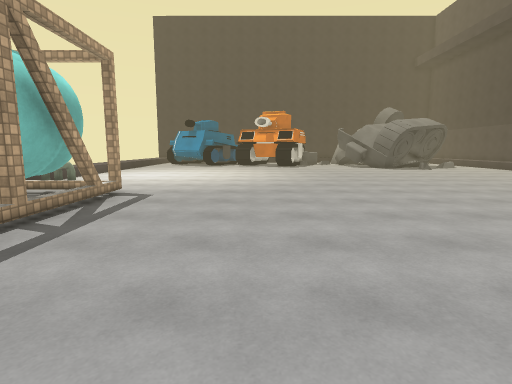
[1] (above)

24 first-person views from a walk through a 3-D level made in the Unity game engine. The camera is 1.5 m above the floor, tilts 8° down and sees 80° across. The floor is counted in squares, 1 m on a side. Each view is taken from the middle of a square. On the plan, view 1 faces up. The plan holds only what a view shows up to about 15 squares ahead; the rest is blank. The place goes on beyond the plan. The player character is not drawn. Surface patterns are stand-ins for the level's own textures.

[2]
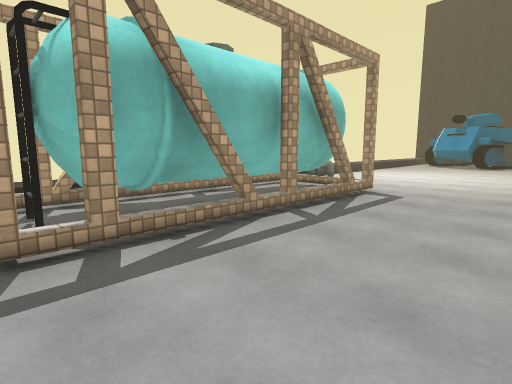

[3]
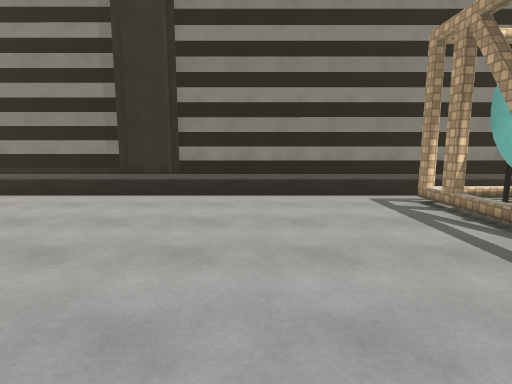

[4]
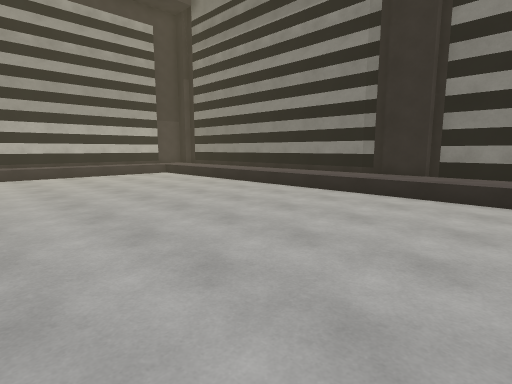

[5]
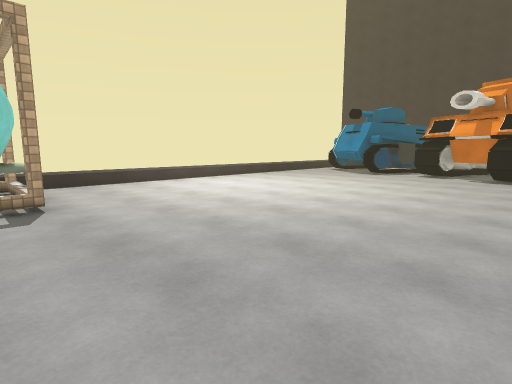

[6]
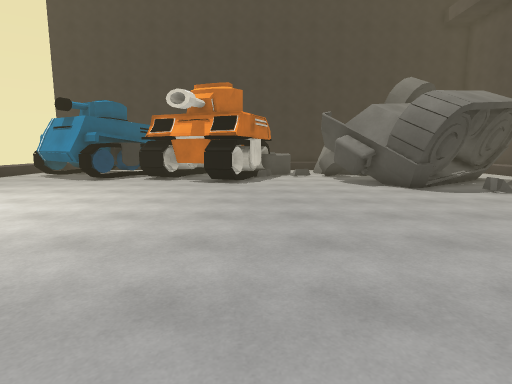

[7]
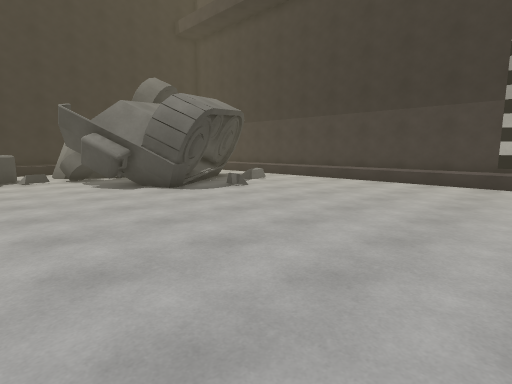

[8]
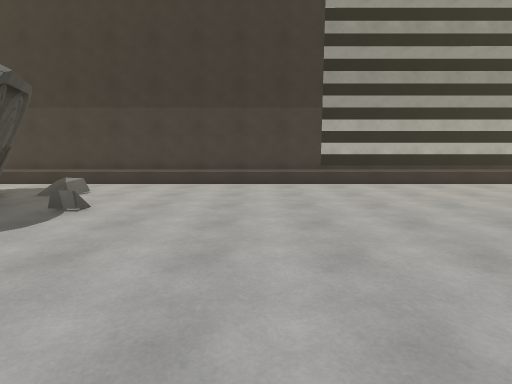

[9]
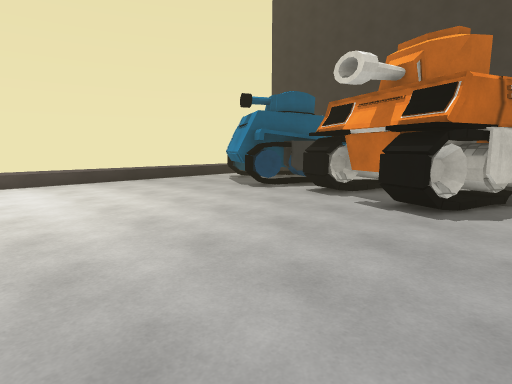

[10]
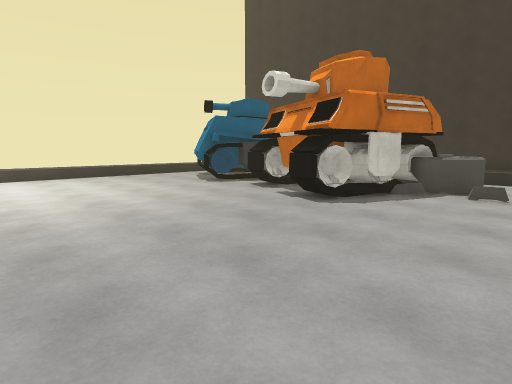

[11]
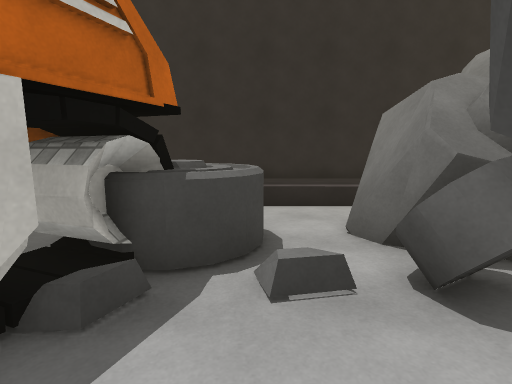

[12]
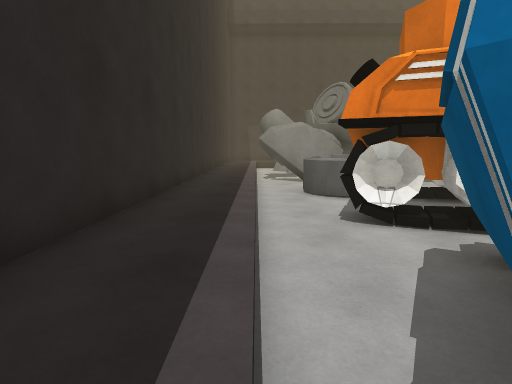

[13]
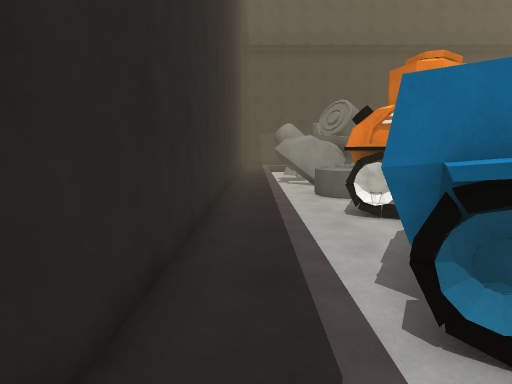

[14]
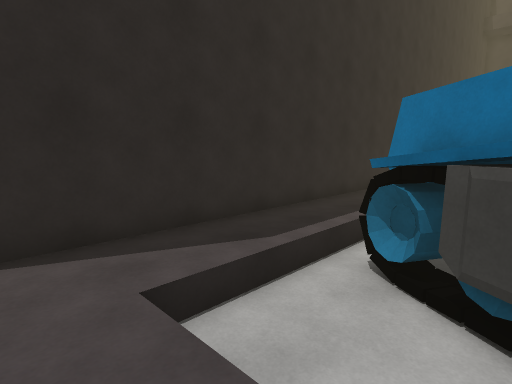

[15]
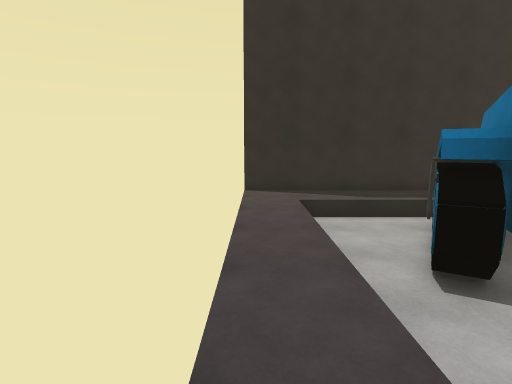

[16]
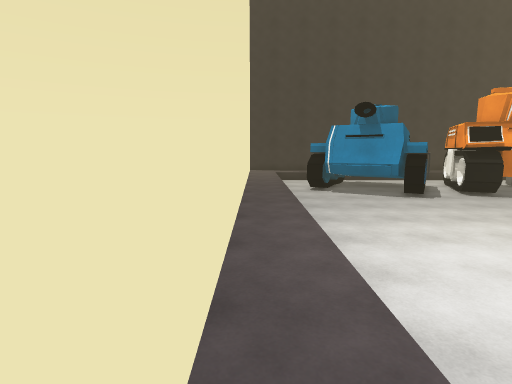

[17]
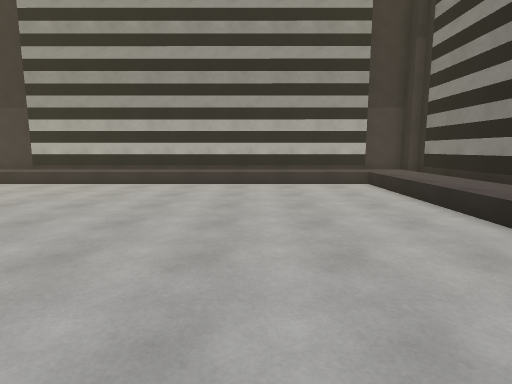

[18]
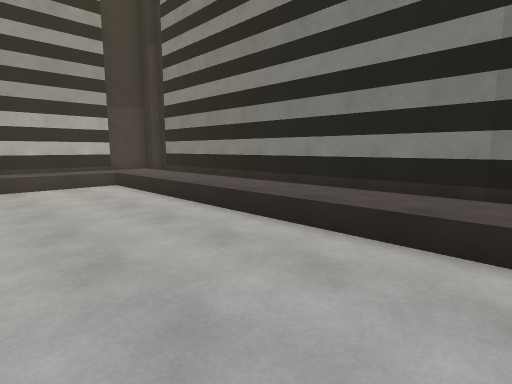

[19]
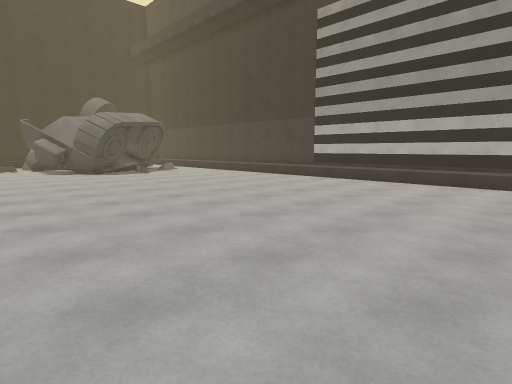

[20]
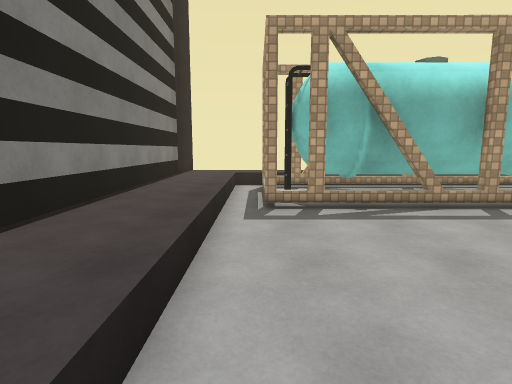

[21]
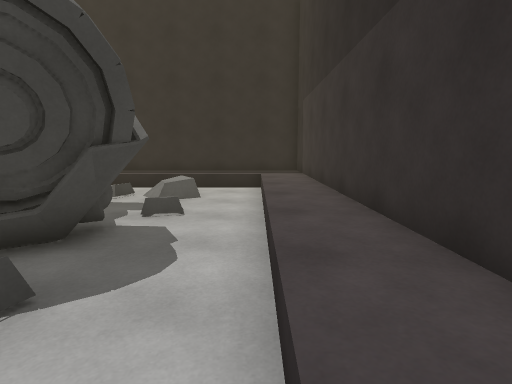

[22]
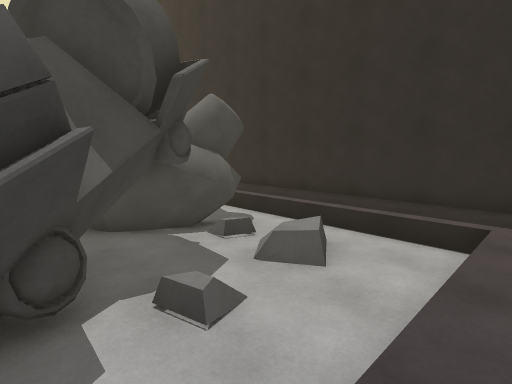

[23]
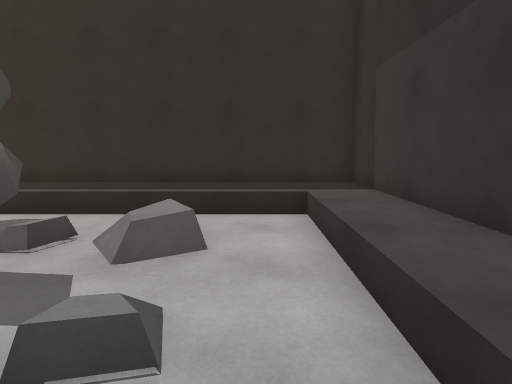

[24]
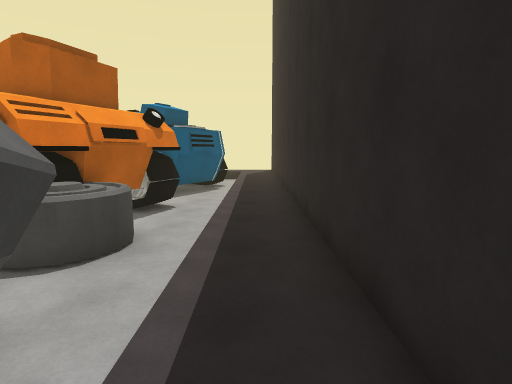

### Floor plan
Key: @ floor where view 1 was taken; # wall or solid block; x gap in a wall; . main floor; : floor 0.25 m higher than the main floor; + floor 0.5 m higher than the main floor; / step, stairs or slope; = window, fence, low wall or low ledge; ^ raised ledge; O other object.
Columns run from 11 left of view 1 to 20 right of it. Each row starts with its distance up from view 1.
 36 ################################
 35 +++++++++++++++++++++++++++++++#
 34 ++//////////////////# ////////+#
 33 ++...###............#  #...../+#
 32 ++..#####..OO..^^#.##  #..O=./+#
 31 ++..#   ##.OOOO#^^.##  #...../+#
 30 ++.=#     OOOOOO#=.######..../+#
 29 ++.##  ## OOOOOO#..#  ####.O./+#
 28 ++..#####OOOOOOO...#     ##../+#
 27 ++...###..OOOOOO...#     ###./+#
 26 ++...........OO....##   ###../+#
 25 ++.................######..../+#
 24 ++..................####..:../+#
 23 +/...................#......./+#
 22 +/.........................../+#
 21 +/.........................../+#
 20 +/.........................../+#
 19 +/.........................../+#
 18 +/.........................../+#
 17 +/.........................../+#
 16 +/.........................../+#
 15 +/.........................../+#
 14 +/.........................../+#
 13 +/.........................../+#
 12 +/.........................../+#
 11  /..=......................../+#
 10  /#####....................../+#
  9  /#  ##....................../+#
  8  /#  ##....................../+#
  7  /####......................./+#
  6  /#####....................../+#
  5  /  ###....................../+#
  4  /  ###....................../+#
  3  /#####....................../+#
  2  /#####....................../+#
  1 +//.#.x....................../+#
  0 +/#////....@................./+#
 -1 +/////////////////////////////+#
 -2 +++++++++++++++++++++++++++++++#
 -3 #//////////////##/////////////##
 -4 ###############################

Positions as (right, up) in squares from view 1, and headings:
1: (0, 0), facing up
2: (0, 0), facing up-left
3: (0, 9), facing down
4: (0, 9), facing down-right
5: (4, 9), facing up-left
6: (4, 12), facing up
7: (4, 13), facing up-right
8: (5, 18), facing right
9: (5, 18), facing up-left
10: (8, 18), facing up-left
11: (6, 26), facing up
12: (-6, 34), facing right
13: (-9, 35), facing right
14: (-11, 31), facing up-right
15: (-11, 25), facing up
16: (-11, 14), facing up
17: (5, 4), facing right
18: (5, 4), facing down-right
19: (4, 4), facing up-right
20: (3, 0), facing left
21: (18, 22), facing up
22: (19, 27), facing up-left
23: (17, 27), facing up
24: (11, 35), facing left
